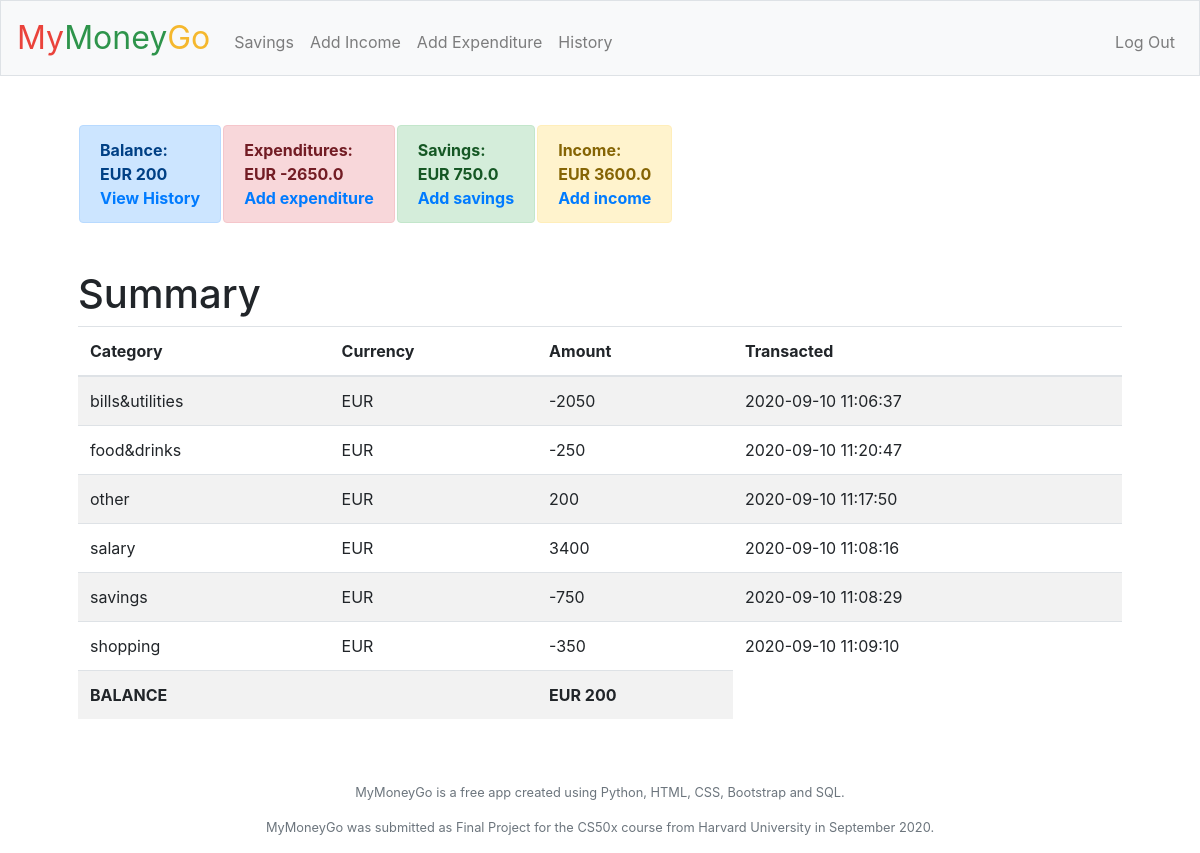
Page / (signed in) on the committed database.
### tables this page shows
CREATE TABLE 'users' ('id' INTEGER PRIMARY KEY AUTOINCREMENT NOT NULL, 'username' TEXT NOT NULL, 'hash' TEXT NOT NULL,'balance' NUMERIC NOT NULL DEFAULT 0.00 , 'currency'  varchar(255) );

CREATE TABLE 'transactions' (user_id int, type varchar(255) NOT NULL, category varchar(255), amount NUMERIC, transacted DATETIME NOT NULL DEFAULT CURRENT_TIMESTAMP, 'currency' varchar(255) NOT NULL);

### application.py (the view)
@app.route("/")
@login_required
def index():
    balanceRows = db.execute("SELECT balance, currency from users WHERE id=:user_id", user_id=session["user_id"])
    currentBalance = balanceRows[0]["balance"]
    currency = balanceRows[0]["currency"]
    if currentBalance == 0 and currency == None:
        currency="EUR"
        return render_template("index.html", holdings=None, currentBalance=currentBalance, currency=currency, income=0, expenditure=0, savings=0)
    else:
        rows = db.execute("SELECT category, currency, SUM(amount) as amountTotal, transacted FROM transactions WHERE user_id=:user_id GROUP BY category", user_id=session["user_id"])
        holdings = []
        for row in rows:
            holdings.append({
                "category": row["category"],
                "currency": row["currency"],
                "amount": row["amountTotal"],
                "transacted": row["transacted"]
            })
        balanceRows = db.execute("SELECT balance, currency from users WHERE id=:user_id", user_id=session["user_id"])
        currentBalance = balanceRows[0]["balance"]
        currency = balanceRows[0]["currency"]
        incomeRows = db.execute("SELECT type, SUM(amount) as amountTotal from transactions WHERE user_id=:user_id AND type=:type", user_id=session["user_id"], type="Income")
        if incomeRows[0]["amountTotal"] == None:
            income = 0
        else:
            income = float(incomeRows[0]["amountTotal"])
        expenditureRows = db.execute("SELECT type, SUM(amount) as amountTotal from transactions WHERE user_id=:user_id AND type=:type", user_id=session["user_id"], type="Expenditure")
        if expenditureRows[0]["amountTotal"] == None:
            expenditure = 0
        else:
            expenditure = float(expenditureRows[0]["amountTotal"])
        savingsRows = db.execute("SELECT type, SUM(amount) as amountTotal from transactions WHERE user_id=:user_id AND type=:type", user_id=session["user_id"], type="Savings")
        if savingsRows[0]["amountTotal"] == None:
            savings = 0
        else:
            savings = float(savingsRows[0]["amountTotal"])*-1
        return render_template("index.html", holdings=holdings, currentBalance=currentBalance, currency=currency, income=income, expenditure=expenditure, savings=savings)

### application.py (called while the page is built)
@app.after_request
def after_request(response):
    response.headers["Cache-Control"] = "no-cache, no-store, must-revalidate"
    response.headers["Expires"] = 0
    response.headers["Pragma"] = "no-cache"
    return response

### helpers.py (called while the page is built)
def login_required(f):
    @wraps(f)
    def decorated_function(*args, **kwargs):
        if session.get("user_id") is None:
            return redirect("/login")
        return f(*args, **kwargs)
    return decorated_function

### templates/index.html (shortened to what this page needs)
{% extends "layout.html" %}
{% block main %}
    <table>
        <thead>
            <tr>
                <th>
                    <div class="alert alert-primary" role="alert">Balance:<br>{{currency}} {{currentBalance}}<br><a href="history">View History</a></div>
                </th>
                <th>
                    <div class="alert alert-danger" role="alert">Expenditures:<br>{{currency}} {{expenditure}}<br><a href="expenditure">Add expenditure</a></div>
                </th>
                <th>
                    <div class="alert alert-success" role="alert">Savings:<br>{{currency}} {{savings}}<br><a href="savings">Add savings</a></div>
                </th>
                <th>
                    <div class="alert alert-warning" role="alert">Income:<br>{{currency}} {{income}}<br><a href="income">Add income</a></div>
                </th>
            </tr>
        </thead>
    </table>
    <div>
        <h1>Summary</h1>
    </div>
    <table class="table table-striped">
        <thead>
            <tr>
                <th>Category</th>
                <th>Currency</th>
                <th>Amount</th>
                <th>Transacted</th>
            </tr>
        </thead>
        <tbody>
            {% if holdings==None %}
                <p>No summary to display.</p>
            {% else %}
                {% for holding in holdings %}
                <tr>
                    <td>{{holding["category"]}}</td>
                    <td>{{holding["currency"]}}</td>
                    <td>{{holding["amount"]}}</td>
                    <td>{{holding["transacted"]}}</td>
                </tr>
                {% endfor %}
                <tr>
            {% endif %}
                <td colspan="2"><b>BALANCE</b></td>
                <td><b>{{currency}} {{currentBalance}}</b></td>
            </tr>
        </tbody>
    </table>
{% endblock %}

### static/styles.css (style rules this page uses)
main table { text-align:left; }
h1 { text-align: left; padding-top: 30px; }

### rows in the picture
users: currency "EUR"
transactions: category "food&drinks", currency "EUR", amount "-250", transacted "2020-09-10 11:20:47"
transactions: category "other", currency "EUR", amount "200", transacted "2020-09-10 11:17:50"

### other values in the picture
{{ currentBalance }} "200"
{{ expenditure }} "-2650.0"
{{ savings }} "750.0"
{{ income }} "3600.0"
{{ holding["category"] }} "bills&utilities" "salary" "savings" "shopping"
{{ holding["currency"] }} "EUR" "EUR" "EUR" "EUR"
{{ holding["amount"] }} "-2050" "3400" "-750" "-350"
{{ holding["transacted"] }} "2020-09-10 11:06:37" "2020-09-10 11:08:16" "2020-09-10 11:08:29" "2020-09-10 11:09:10"
